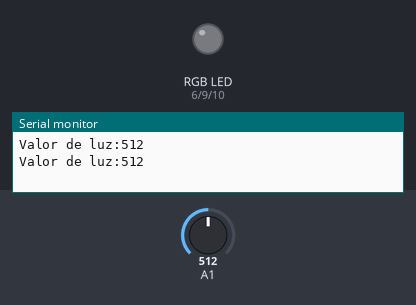
Simulated run of this sketch. Board: Arduino Uno, built with avr-gcc and run on an emulated ATmega328P. Shown: an RGB LED mixed from three pins (HIGH = lit), the last lines printed to the serial monitor. The test bench sets the inputs (shaded band); at power-on: A1 = 512.

Above: at 1.8 s.
1.9 s: A1 set to 505
At 4.2 s:
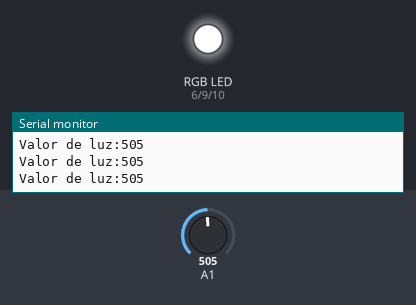
4.5 s: A1 set to 522
At 6.6 s:
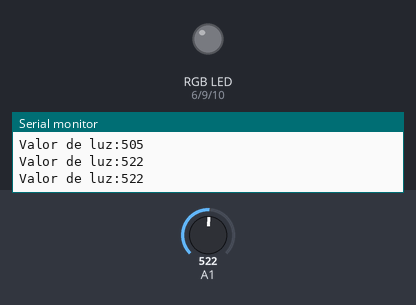
7.5 s: A1 set to 511
At 10.2 s:
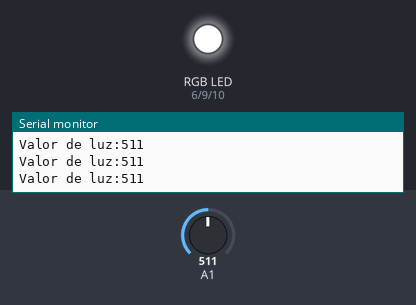
Timing chart, 0 to 11.7 s (numbered marks = the images above; inputs shaded):
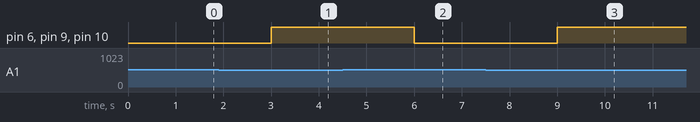

Measured:
- the behaviour switches between 512 and 511 on A1 (found by bisection; images 0 and 1)
- after the input at 1.9 s, pin 6 (pinRojo), pin 9 (pinVerde), pin 10 (pinAzul): LOW → HIGH after 1.1 s
- after the input at 4.5 s, pin 6 (pinRojo), pin 9 (pinVerde), pin 10 (pinAzul): HIGH → LOW after 1.5 s
- after the input at 7.5 s, pin 6 (pinRojo), pin 9 (pinVerde), pin 10 (pinAzul): LOW → HIGH after 1.5 s

The sketch:

reto13.ino
```cpp
int luz;

void setup() {
  // put your setup code here, to run once:
  Serial.begin (9600);//establece comunicación serie a 9600 baudios
}

void loop() {
  // put your main code here, to run repeatedly:
  luz = analogRead (A1);
  monitoriza();

  if (luz < 512) {
    color (255, 255, 255); //led RGB en blanco con luminosidad máxima
  }
  else {
    color (0, 0, 0); //led RGB apagado
  }
}

void monitoriza() {//función que nos da la información de la luz en monitor serie
  Serial.print ("Valor de luz:");
  Serial.println (luz);
  delay (1000);
}

void color (int rojo, int verde, int azul) {
  int pinRojo = 6;
  int pinVerde = 9;
  int pinAzul = 10;
  analogWrite (pinRojo, rojo);
  analogWrite (pinVerde, verde);
  analogWrite (pinAzul, azul);

}
```
